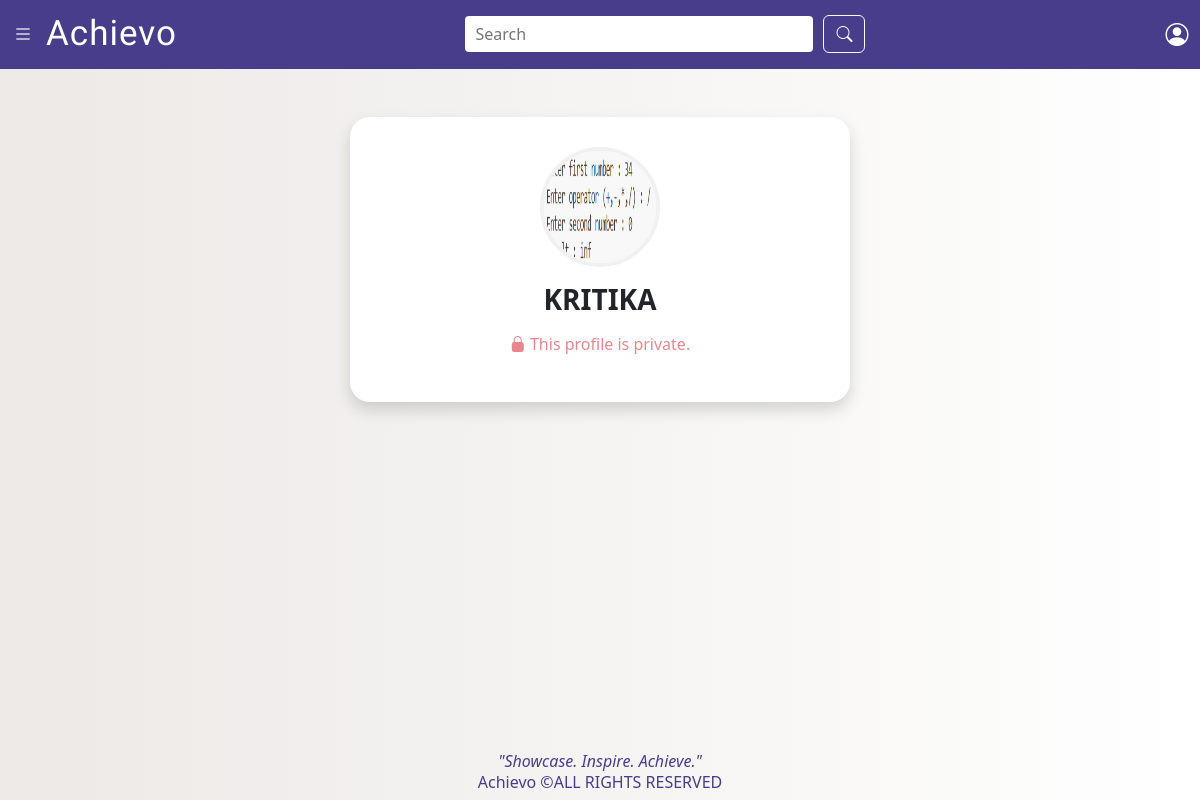
Before: /profile/KRITIKA/ (signed in) with the older database file.
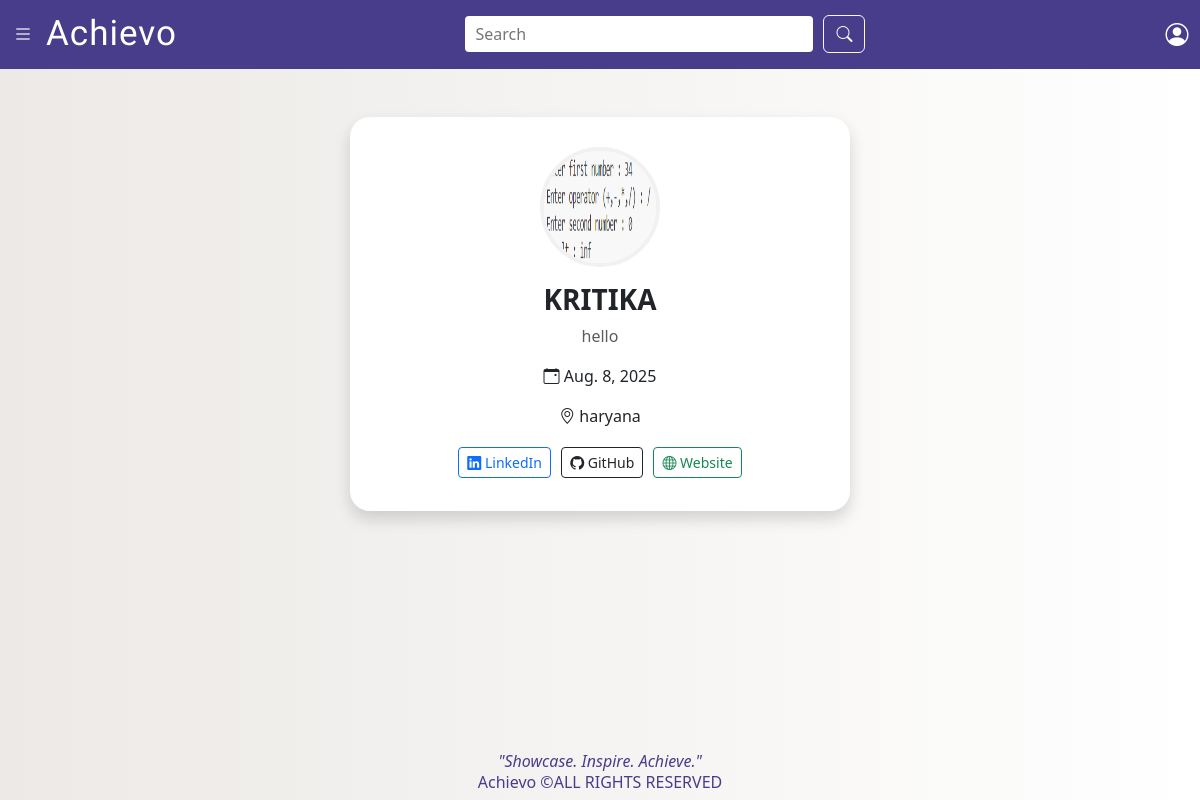
After: the same page with the newer database file.
### student/models.py (models this page shows, shortened)
class UserProfile(models.Model):
    user = models.OneToOneField(User, on_delete=models.CASCADE)
    bio = models.TextField(blank=True, null=True)
    date_of_birth = models.DateField(blank=True, null=True)
    profile_image = models.ImageField(upload_to='profile_images/', blank=True, null=True)
    location = models.CharField(max_length=100, blank=True, null=True)
    linkedin_url = models.URLField(blank=True, null=True)
    github_url = models.URLField(blank=True, null=True)
    personal_website = models.URLField(blank=True, null=True)
    created_at = models.DateTimeField(auto_now_add=True)
    is_public = models.BooleanField(default=True)
    skills = models.ManyToManyField(Skill, blank=True)

### student/views.py (the view)
# urls.py: path('profile/<str:username>/', views.profile_view, name='profile_view'),
@login_required
def profile_view(request, username=None):
    if username:
        user_obj = get_object_or_404(User, username=username)
    else:
        user_obj = request.user
    profile = user_obj.userprofile
    is_owner = (request.user == user_obj)
    context = {
        'profile_user': user_obj,
        'profile': profile,
        'is_owner': is_owner,
    }
    return render(request, 'student/profile.html', context)

### student/templates/student/profile.html (shortened to what this page needs)
{% load static %}
<!DOCTYPE html>
<html lang="en">
<head>
    <link href="https://cdn.jsdelivr.net/npm/bootstrap@5.3.7/dist/css/bootstrap.min.css" rel="stylesheet">
    <link rel="stylesheet" href="https://cdn.jsdelivr.net/npm/bootstrap-icons@1.10.5/font/bootstrap-icons.css">
</head>
<body>
    {% include 'student/navbar.html' %}
    <div class="container py-5">
        <div class="profile-card mx-auto shadow text-center" style="max-width: 500px;">
            {% if profile.profile_image %}
                <img src="{{ profile.profile_image.url }}"
                    class="rounded-circle mb-3 profile-image" width="120" height="120" alt="Profile Image">
            {% else %}
                <img src="{% static 'student/img2.jpg' %}"
                    class="rounded-circle mb-3 profile-image" width="120" height="120" alt="Default Profile">
            {% endif %}
            <h3>{{ profile_user.username }}</h3>
            {% if profile.is_public or is_owner %}
                <p class="text-muted">{{ profile.bio|default:"No bio added yet." }}</p>
                <p><i class="bi bi-calendar-event"></i> {{ profile.date_of_birth|default:"DOB not specified" }}</p>
                <p><i class="bi bi-geo-alt"></i> {{ profile.location|default:"Location not specified" }}</p>
                {% if profile.linkedin_url %}
                    <a href="{{ profile.linkedin_url }}" target="_blank"
                    class="btn btn-outline-primary btn-sm btn-link-custom">
                        <i class="bi bi-linkedin"></i> LinkedIn
                    </a>
                {% else %}
                    <p class="text-secondary small">
                        <i class="bi bi-linkedin"></i> No LinkedIn added
                    </p>
                {% endif %}
                {% if profile.github_url %}
                    <a href="{{ profile.github_url }}" target="_blank"
                    class="btn btn-outline-dark btn-sm btn-link-custom">
                        <i class="bi bi-github"></i> GitHub
                    </a>
                {% else %}
                    <p class="text-secondary small">
                        <i class="bi bi-github"></i> No GitHub added
                    </p>
                {% endif %}
                {% if profile.personal_website %}
                    <a href="{{ profile.personal_website }}" target="_blank"
                    class="btn btn-outline-success btn-sm btn-link-custom">
                        <i class="bi bi-globe"></i> Website
                    </a>
                {% else %}
                    <p class="text-secondary small">
                        <i class="bi bi-globe"></i> No Website added
                    </p>
                {% endif %}
                <br>
            {% else %}
                <div class="locked mt-3">
                    <p class="text-danger">
                        <i class="bi bi-lock-fill"></i> This profile is private.
                    </p>
                </div>
            {% endif %}
        </div>
    </div>
    {% include 'student/footer.html' %}
</body>
</html>

### student/templates/student/navbar.html (shortened to what this page needs)
<!DOCTYPE html>
<html lang="en">
<head>
    <link href="https://cdn.jsdelivr.net/npm/bootstrap@5.3.7/dist/css/bootstrap.min.css" rel="stylesheet">
    <link rel="stylesheet" href="https://cdn.jsdelivr.net/npm/bootstrap-icons@1.13.1/font/bootstrap-icons.min.css">
</head>
<body class="d-flex flex-column min-vh-100">
    <div class="navbar">
        <div class="left-icons">
            <div>
                <button class="btn text-white" id="togglebtn" onclick="displaysidebar()" >
                    <i class="bi bi-list fs-5"></i>
                </button>
            </div>
            <div class="navbar-heading">Achievo</div>
        </div>
        <form class="search-bar" role="search" method="post" action="{% url 'search' %}">
            <input type="text" placeholder="Search" name="prod_search">
            <button type="submit" class="btn btn-outline-light"><i class="bi bi-search"></i></button>
        </form>
        <div class="right-icons">
            <div class="icon">
                <a class="btn text-white" id="infobtn" href="{% url 'my_profile' %}">
                    <i class="bi bi-person-circle fs-5"></i>
                </a>
            </div>
        </div>
    </div>
</body>
</html>

### student/templates/student/footer.html (shortened to what this page needs)
<!DOCTYPE html>
<html lang="en">
<head>
    <link href="https://cdn.jsdelivr.net/npm/bootstrap@5.3.7/dist/css/bootstrap.min.css" rel="stylesheet">
    <link rel="stylesheet" href="https://cdn.jsdelivr.net/npm/bootstrap-icons@1.13.1/font/bootstrap-icons.min.css">
</head>
<body>
    <div class="container-fluid text-center mt-auto" style="color: darkslateblue">
        <em>"Showcase. Inspire. Achieve."</em>
        <h6>Achievo  &copy;ALL RIGHTS RESERVED</h6>
    </div>
</body>
</html>

### student/templates/student/profile.html (style rules this page uses)
body { background: linear-gradient(to right, #ece9e6, #ffffff); }
.profile-card { border-radius: 20px; transition: transform 0.2s ease, box-shadow 0.2s ease; background: #fff; padding: 30px; }
.profile-card h3 { font-weight: 700; }
.profile-card .profile-image { border: 4px solid #f1f1f1; }
.btn-link-custom { display: inline-flex; align-items: center; gap: 5px; margin: 3px; }

### student/templates/student/navbar.html (style rules this page uses)
body { margin: 0; font-family: Arial, sans-serif; }
.navbar { width: 100%; min-height: 65px; background-color: darkslateblue; color: white; display: flex; align-items: center; justify-content: space-between; padding: 10px; z-index: 1045; position: fixed; top: 0; left: 0; right: 0; }
.left-icons { display: flex; align-items: center; }
.navbar-heading { font-size: 35px; font-family: Handjet; letter-spacing: 1px; }
.search-bar { flex-grow: 1; width: 50px; max-width:400px; margin: 0 20px; display: flex; gap: 10px; align-items: center; }
.search-bar input { width: 100%; padding: 6px 10px; border: none; border-radius: 4px; }
.right-icons { display: flex; align-items: center; gap: 10px; font-size: 20px; cursor: pointer; transform: scale(1.15); transition: transform 0.2s ease; }

Changed rows visible on the page:
changed UserProfile: is_public False → True (drawn); bio (not shown) → "hello"; date_of_birth (not shown) → "Aug. 8, 2025"; location (not shown) → "haryana"
Other visible differences:
text no longer shown: "This profile is private."
text now shown: "LinkedIn GitHub Website"
